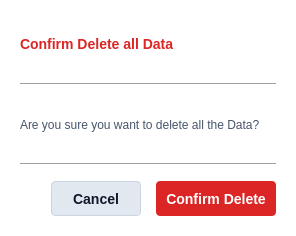
<?xml version="1.0" encoding="UTF-8"?>
<ui version="4.0">
 <class>ConfirmDialog</class>
 <widget class="QDialog" name="ConfirmDialog">
  <property name="geometry">
   <rect>
    <x>0</x>
    <y>0</y>
    <width>296</width>
    <height>236</height>
   </rect>
  </property>
  <property name="windowTitle">
   <string>System Confirmation</string>
  </property>
  <property name="styleSheet">
   <string notr="true">
QDialog {
    background-color: white;
}
   </string>
  </property>
  <layout class="QVBoxLayout" name="verticalLayout">
   <property name="spacing">
    <number>15</number>
   </property>
   <property name="leftMargin">
    <number>20</number>
   </property>
   <property name="topMargin">
    <number>20</number>
   </property>
   <property name="rightMargin">
    <number>20</number>
   </property>
   <property name="bottomMargin">
    <number>20</number>
   </property>
   <item>
    <widget class="QLabel" name="label_header">
     <property name="styleSheet">
      <string notr="true">color: #dc2626;; font-size: 14px; font-weight: 500
; font-style:bold;
</string>
     </property>
     <property name="text">
      <string>Confirm Delete all Data</string>
     </property>
    </widget>
   </item>
   <item>
    <widget class="Line" name="line2">
     <property name="styleSheet">
      <string notr="true">color: #e2e8f0;</string>
     </property>
     <property name="orientation">
      <enum>Qt::Horizontal</enum>
     </property>
    </widget>
   </item>
   <item>
    <widget class="QLabel" name="label2">
     <property name="styleSheet">
      <string notr="true">color: #475569; font-size: 12px;</string>
     </property>
     <property name="text">
      <string>Are you sure you want to delete all the Data?</string>
     </property>
     <property name="wordWrap">
      <bool>true</bool>
     </property>
    </widget>
   </item>
   <item>
    <widget class="Line" name="line1">
     <property name="styleSheet">
      <string notr="true">color: #e2e8f0;</string>
     </property>
     <property name="orientation">
      <enum>Qt::Horizontal</enum>
     </property>
    </widget>
   </item>
   <item>
    <layout class="QHBoxLayout" name="horizontalLayout_buttons">
     <item>
      <spacer name="horizontalSpacer">
       <property name="orientation">
        <enum>Qt::Horizontal</enum>
       </property>
       <property name="sizeHint" stdset="0">
        <size>
         <width>40</width>
         <height>20</height>
        </size>
       </property>
      </spacer>
     </item>
     <item>
      <widget class="QPushButton" name="cancel_button">
       <property name="minimumSize">
        <size>
         <width>90</width>
         <height>35</height>
        </size>
       </property>
       <property name="styleSheet">
        <string notr="true">
QPushButton {
    background-color: #e2e8f0;
    color: #0f172a;
    font-weight: bold;
    font-size: 14px;
    border: 1px solid #cbd5e1;
    border-radius: 4px;
}
QPushButton:hover {
    background-color: #cbd5e1;
}
        </string>
       </property>
       <property name="text">
        <string>Cancel</string>
       </property>
      </widget>
     </item>
     <item>
      <widget class="QPushButton" name="confirm_button">
       <property name="minimumSize">
        <size>
         <width>120</width>
         <height>35</height>
        </size>
       </property>
       <property name="styleSheet">
        <string notr="true">
QPushButton {
    background-color:  #dc2626;
    color: white;
    font-weight: bold;
    font-size: 14px;
    border: none;
    border-radius: 4px;
}
QPushButton:hover {
    background-color: #b91c1c;
}
</string>
       </property>
       <property name="text">
        <string>Confirm Delete</string>
       </property>
      </widget>
     </item>
    </layout>
   </item>
  </layout>
 </widget>
 <resources/>
 <connections/>
</ui>
